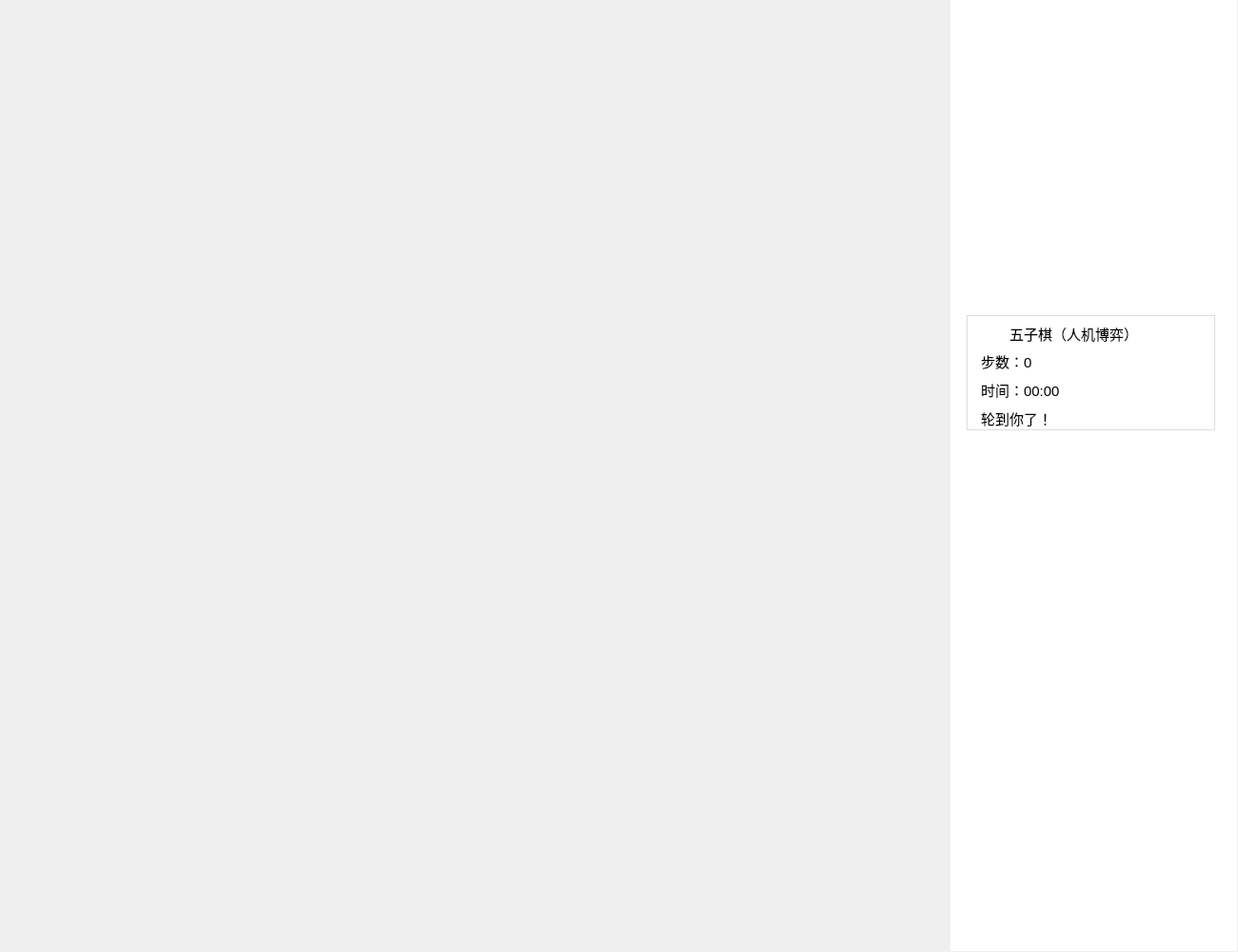
<?xml version="1.0" encoding="UTF-8"?>
<ui version="4.0">
 <class>MainWindow</class>
 <widget class="QMainWindow" name="MainWindow">
  <property name="geometry">
   <rect>
    <x>0</x>
    <y>0</y>
    <width>1300</width>
    <height>1000</height>
   </rect>
  </property>
  <property name="minimumSize">
   <size>
    <width>1300</width>
    <height>1000</height>
   </size>
  </property>
  <property name="maximumSize">
   <size>
    <width>1300</width>
    <height>1000</height>
   </size>
  </property>
  <property name="windowTitle">
   <string>MainWindow</string>
  </property>
  <property name="styleSheet">
   <string notr="true"/>
  </property>
  <widget class="QWidget" name="centralwidget">
   <widget class="QWidget" name="chessboard" native="true">
    <property name="geometry">
     <rect>
      <x>0</x>
      <y>0</y>
      <width>1000</width>
      <height>1000</height>
     </rect>
    </property>
    <property name="styleSheet">
     <string notr="true">border-image: url(:/bg/image/chessboard.png);</string>
    </property>
   </widget>
   <widget class="QWidget" name="whites" native="true">
    <property name="geometry">
     <rect>
      <x>1030</x>
      <y>50</y>
      <width>220</width>
      <height>220</height>
     </rect>
    </property>
    <property name="styleSheet">
     <string notr="true">background-image: url(:/bg/image/whites-removebg-preview.png);
background-color: rgba(255, 255, 255, 0);</string>
    </property>
   </widget>
   <widget class="QWidget" name="black" native="true">
    <property name="geometry">
     <rect>
      <x>1030</x>
      <y>720</y>
      <width>220</width>
      <height>220</height>
     </rect>
    </property>
    <property name="styleSheet">
     <string notr="true">border-image: url(:/bg/image/blacks-removebg-preview.png);</string>
    </property>
   </widget>
   <widget class="QWidget" name="widget" native="true">
    <property name="geometry">
     <rect>
      <x>998</x>
      <y>-1</y>
      <width>301</width>
      <height>1000</height>
     </rect>
    </property>
    <property name="styleSheet">
     <string notr="true">background-color: rgb(255, 255, 255);
background-image: url(:/bg/image/bg.png);</string>
    </property>
   </widget>
   <widget class="QTextBrowser" name="textBrowser">
    <property name="geometry">
     <rect>
      <x>1015</x>
      <y>331</y>
      <width>261</width>
      <height>121</height>
     </rect>
    </property>
    <property name="styleSheet">
     <string notr="true">background-color: rgba(255, 255, 255, 150);</string>
    </property>
    <property name="html">
     <string>&lt;!DOCTYPE HTML PUBLIC &quot;-//W3C//DTD HTML 4.0//EN&quot; &quot;http://www.w3.org/TR/REC-html40/strict.dtd&quot;&gt;
&lt;html&gt;&lt;head&gt;&lt;meta name=&quot;qrichtext&quot; content=&quot;1&quot; /&gt;&lt;style type=&quot;text/css&quot;&gt;
p, li { white-space: pre-wrap; }
&lt;/style&gt;&lt;/head&gt;&lt;body style=&quot; font-family:'SimSun'; font-size:9pt; font-weight:400; font-style:normal;&quot;&gt;
&lt;p align=&quot;center&quot; style=&quot;-qt-paragraph-type:empty; margin-top:0px; margin-bottom:0px; margin-left:0px; margin-right:0px; -qt-block-indent:0; text-indent:0px; font-size:10.8pt;&quot;&gt;&lt;br /&gt;&lt;/p&gt;&lt;/body&gt;&lt;/html&gt;</string>
    </property>
   </widget>
   <widget class="QLabel" name="label">
    <property name="geometry">
     <rect>
      <x>1060</x>
      <y>340</y>
      <width>211</width>
      <height>20</height>
     </rect>
    </property>
    <property name="font">
     <font>
      <pointsize>11</pointsize>
     </font>
    </property>
    <property name="text">
     <string>五子棋（人机博弈）</string>
    </property>
   </widget>
   <widget class="QLabel" name="label_2">
    <property name="geometry">
     <rect>
      <x>1030</x>
      <y>370</y>
      <width>111</width>
      <height>18</height>
     </rect>
    </property>
    <property name="font">
     <font>
      <pointsize>11</pointsize>
     </font>
    </property>
    <property name="text">
     <string>步数：0</string>
    </property>
   </widget>
   <widget class="QLabel" name="label_3">
    <property name="geometry">
     <rect>
      <x>1030</x>
      <y>400</y>
      <width>161</width>
      <height>18</height>
     </rect>
    </property>
    <property name="font">
     <font>
      <pointsize>11</pointsize>
     </font>
    </property>
    <property name="text">
     <string>时间：00:00</string>
    </property>
   </widget>
   <widget class="QLabel" name="result_label">
    <property name="geometry">
     <rect>
      <x>240</x>
      <y>239</y>
      <width>521</width>
      <height>191</height>
     </rect>
    </property>
    <property name="font">
     <font>
      <pointsize>90</pointsize>
     </font>
    </property>
    <property name="text">
     <string/>
    </property>
   </widget>
   <widget class="QLabel" name="label_7">
    <property name="geometry">
     <rect>
      <x>1030</x>
      <y>430</y>
      <width>161</width>
      <height>18</height>
     </rect>
    </property>
    <property name="font">
     <font>
      <pointsize>11</pointsize>
     </font>
    </property>
    <property name="text">
     <string>轮到你了！</string>
    </property>
   </widget>
   <zorder>widget</zorder>
   <zorder>chessboard</zorder>
   <zorder>whites</zorder>
   <zorder>black</zorder>
   <zorder>textBrowser</zorder>
   <zorder>label</zorder>
   <zorder>label_2</zorder>
   <zorder>label_3</zorder>
   <zorder>result_label</zorder>
   <zorder>label_7</zorder>
  </widget>
 </widget>
 <resources>
  <include location="gobang_qrc.qrc"/>
 </resources>
 <connections/>
</ui>
